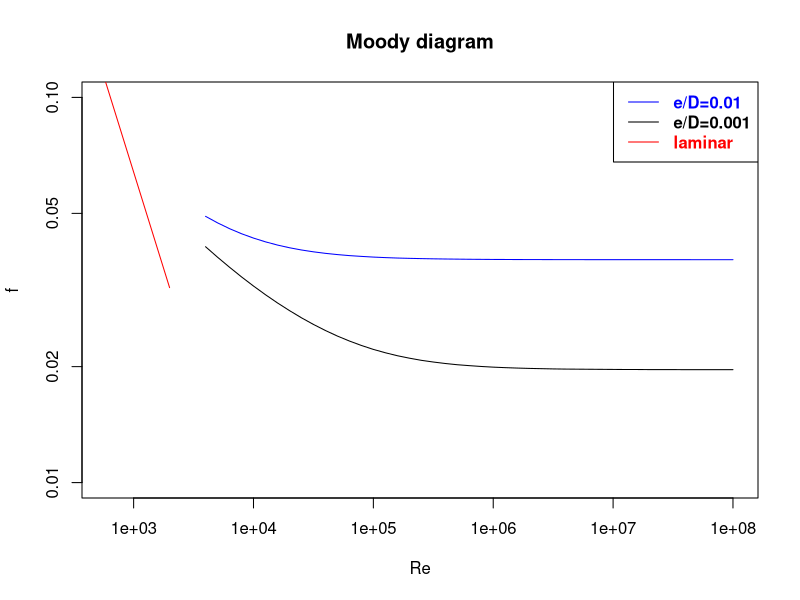

The R script that drew this image:
# hydraulic 1 at civil eng kit by Seongjin Noh
# calculation and visualization of Moody diagram

# relative roughness
e_D = 0.001

# Reynolds number
Re <- seq(3.6,8,0.1)
Re_moody <- 10^(Re)

# array for friction factor values
f_moody_1 = rep(0.01,length(Re_moody))

# estimating Colebrook equation
f = seq(0.001,0.1,0.00001)
for(i in 1:length(Re_moody)){
  fn_moody_colebrook = 1/(f^0.5) + 
    (2*log10(e_D/3.7 + 2.51/(Re_moody[i]*(f)^0.5)))
  min(abs(fn_moody_colebrook))
  f_moody_1[i] = f[which.min(abs(fn_moody_colebrook))]
}

e_D = 0.01
f_moody_2 = rep(0.01,length(Re_moody))
for(i in 1:length(Re_moody)){
  fn_moody_colebrook = 1/(f^0.5) + 
    (2*log10(e_D/3.7 + 2.51/(Re_moody[i]*(f)^0.5)))
  min(abs(fn_moody_colebrook))
  f_moody_2[i] = f[which.min(abs(fn_moody_colebrook))]
}

Re_laminar = 10^(seq(1,3.3,0.1))
f_laminar = 64/Re_laminar

plot(Re_moody,f_moody_1,log="xy",type ="l",
     xlim = c(6*10^2,10^8),
     ylim = c(0.01,0.1),
     xlab = "Re",ylab = "f",
     main = "Moody diagram")
lines(Re_moody,f_moody_2,col="blue")
lines(Re_laminar,f_laminar,col="red")

legend(x = "topright", lty = c(1,1,1), 
       text.font = 2, 
       col= c("blue","black","red"),
       text.col = c("blue","black","red"), 
       legend=c("e/D=0.01", "e/D=0.001","laminar"))
